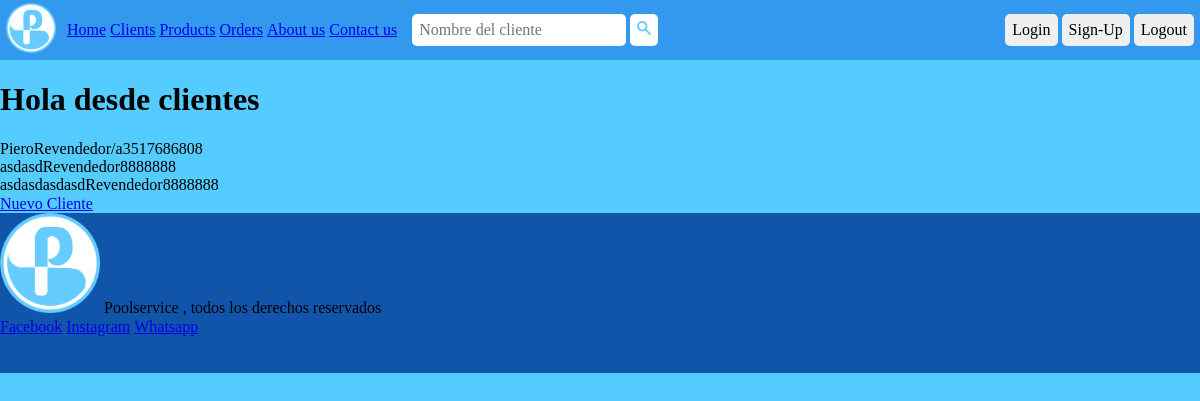
/clients/list-clients, run on the app's committed database.
### clients/models.py (models this page shows, shortened)
class Client(models.Model):
    KIND_CHOICES = (
        ('Revendedor', 'Revendedor'),
        ('Cliente', 'Cliente'),
    )
    CONDITION_CHOICES = (
        ('Consumidor final', 'Consumidor final'),
        ('Responsable inscripto', 'Responsable inscripto'),
        ('Iva exento', 'Iva exento'),
    )
    name = models.CharField(max_length=40 , verbose_name='Nombre')
    dni = models.CharField(max_length=8, validators=[
        validators.RegexValidator(r'^[0-9]{8}$', 'DNI inválido.')], verbose_name='DNI' , null=True, blank=True , unique=True , )
    cuit = models.CharField(max_length=11 , validators=[
        validators.RegexValidator(r'^[0-9]{11}$', 'CUIT inválido.')], verbose_name='CUIT' , null=True, blank=True , unique=True)
    kind = models.CharField(max_length=20 , choices=KIND_CHOICES, verbose_name='Tipo')
    condition = models.CharField(max_length=50 , choices=CONDITION_CHOICES, verbose_name='Condición', blank=True)
    email = models.EmailField(max_length=40 , verbose_name='Correo')
    phone = models.CharField(max_length=20 , verbose_name='Teléfono')
    address = models.CharField(max_length=40 , verbose_name='Dirección')
    city = models.CharField(max_length=40 , verbose_name='Ciudad')
    class Meta:
        verbose_name = 'Cliente'
        verbose_name_plural = 'Clientes'

### clients/views.py (the view)
# urls.py: path('list-clients', list_clients, name='list_clients'),
def list_clients (request):
    clients = Client.objects.all()
    queryset = request.GET.get('search')
    if queryset:
        clients = Client.objects.filter(
            Q(name__icontains = queryset) |
            Q(phone__icontains = queryset)
        ).distinct()
    if len(clients) > 0:
        context = {
            'clients': clients,
        }
    else :
        context = {
            'message_clients': 'No se encontraron clientes con esos datos'
        }
    return render (request, 'clients/clients.html', context=context)

### templates/clients/clients.html (shortened to what this page needs)
{% extends 'base.html' %}
{% block content %}
    <h1>Hola desde clientes</h1>
    <div>
        {% if clients %}
        {% for client in clients %}
            <div>
                {{client.name}}{{client.kind}}{{client.phone}}
            </div>
        {% endfor %}
        {% endif %}
    </div>
    <a href="/clients/create-client">Nuevo Cliente</a>
{% endblock %}

### static/css/style.css (style rules this page uses)
body { background-color: #5cf; }

### data on the page
Client: name "Piero", kind "Revendedor/a", phone "3517686808"
Client: name "asdasd", kind "Revendedor", phone "8888888"
Client: name "asdasdasdasd", kind "Revendedor", phone "8888888"
